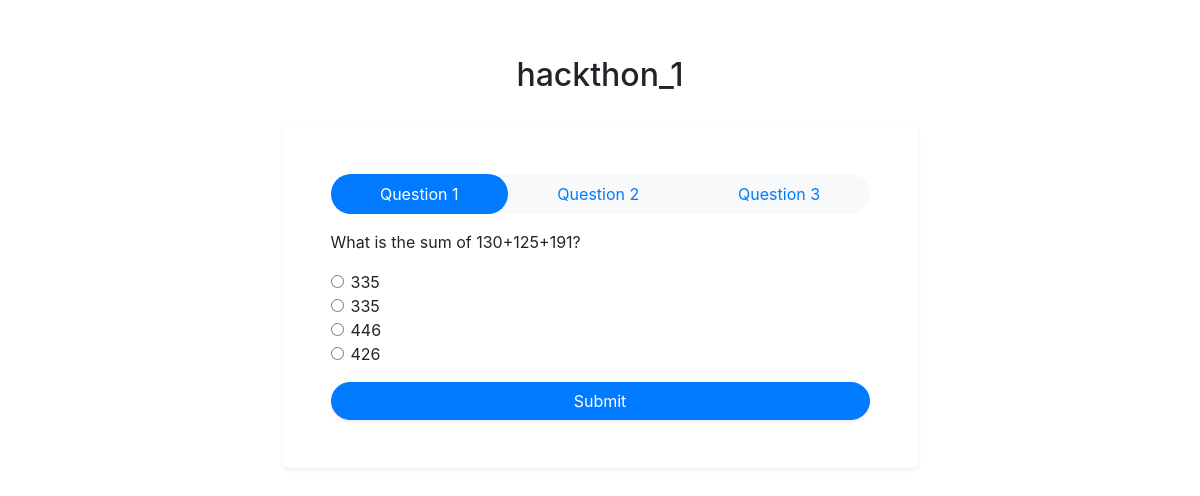
The app's page /quizoSphere/question/1/ with its own data.
### quizoSphere/models.py (models this page shows)
class quiz(models.Model):
    quiz_name=models.CharField(max_length=100,unique=True)
    quiz_subject=models.CharField(max_length=100)
    no_of_quiz=models.IntegerField()
    quiz_type=models.CharField(max_length=100)
    quiz_start_date=models.DateTimeField()
    quiz_end_date=models.DateTimeField()
    quiz_post_date=models.DateTimeField()
    admin_name=models.CharField(max_length=100,default='admin')

class Question(models.Model):
    quiz_id=models.ForeignKey(quiz, on_delete=models.CASCADE)
    value=models.TextField()

class Options(models.Model):
    Question_id=models.ForeignKey(Question,on_delete=models.CASCADE)
    bool_option=models.BooleanField()
    text_option=models.TextField()
    isanswer=models.BooleanField(default= False)
    score = models.IntegerField(default=0)

### quizoSphere/views.py (the view)
# urls.py: path('question/<int:quiz_id>/', question, name='question'),  # Use the same name as in the template
def question(request, quiz_id):
    quiz_instance = get_object_or_404(quiz, id=quiz_id)
    questions = Question.objects.filter(quiz_id=quiz_instance)
    options_dict = {}
    for question in questions:
        options_dict[question.id] = Options.objects.filter(Question_id=question)
    return render(request, "questions.html", {'quiz': quiz_instance, 'questions': questions, 'options_dict': options_dict})

### quizoSphere/templatetags/post_tags.py (called while the page is built)
@register.filter(name='get_by_key')
def get_by_key(dictionary, key):
    return dictionary.get(key, None)

### quizoSphere/templates/questions.html (shortened to what this page needs)
{% extends "base.html" %}
{% block start %}
{% load post_tags %}
<div class="container py-5">
  <div class="row mb-4">
    <div class="col-lg-8 mx-auto text-center">
      <h2 > {{quiz.quiz_name}}</h2>
    </div>
  </div>
        <div class="row">
          <div class="col-lg-7 mx-auto">
            <div class="bg-white rounded-lg shadow-sm p-5">
              <ul role="tablist" class="nav bg-light nav-pills rounded-pill nav-fill mb-3">
                {% for ques in questions %}
                  <li class="nav-item">
                    <a data-toggle="pill" href="#nav-tab-{{ forloop.counter }}" class="nav-link {% if forloop.first %}active{% endif %} rounded-pill">
                      <span>Question {{ forloop.counter }}</span>
                    </a>
                  </li>
                {% endfor %}
              </ul>
        <div class="tab-content">
          {% for ques in questions %}
            {% with options=options_dict|get_by_key:ques.id  %}
              <div id="nav-tab-{{ forloop.counter }}" class="tab-pane fade {% if forloop.first %}show active{% endif %}">
                <form role="form">
                  <div class="form-group">
                    <p>{{ ques.value }}</p>
                  </div>
                  <div class="form-group">
                    {% for option in options %}
                      <div class="form-check">
                        <input class="form-check-input" type="radio" name="selected_option" value="{{ option.id }}" id="option{{ option.id }}">
                        <label class="form-check-label" for="option{{ option.id }}">
                          {{ option.text_option }}
                        </label>
                      </div>
                    {% endfor %}
                  </div>
                  <button type="submit" class="subscribe btn btn-primary btn-block rounded-pill shadow-sm">Submit</button>
                </form>
              </div>
            {% endwith %}
          {% endfor %}
        </div>
      </div>
    </div>
  </div>
</div>
 {% endblock %}

### records on screen
quiz: quiz_name "hackthon_1"
Question: value "What is the sum of 130+125+191?"
Options: text_option "335"
Options: text_option "335"
Options: text_option "446"
Options: text_option "426"
